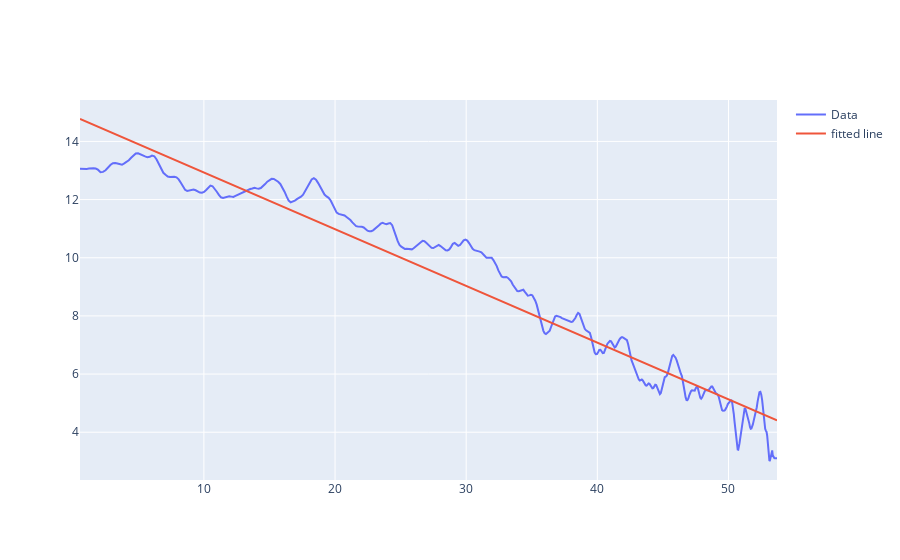

Here is the notebook cell this chart was saved with:
### Code cell
# Power vs temperature delta curve with the linear fit
fig = go.Figure()
fig.add_trace(go.Scatter(x=prw_vs_temp[0, :], y=prw_vs_temp[1, :], mode='lines', name='Data'))
fig.add_trace(go.Scatter(x=prw_vs_temp[0, :], y=fitted_line, mode='lines', name='fitted line'))
fig.show()

### Figure 1 — Plotly figure (JSON) as saved in the notebook; plotly's stock layout.template omitted (floating-point values rounded to 4 significant figures; data arrays with more than 128 entries replaced by an {"elided": "..."} marker saying what was removed)
{"data": [{"mode": "lines", "name": "Data", "type": "scatter", "x": {"elided": "479 float values"}, "y": {"elided": "479 float values"}}, {"mode": "lines", "name": "fitted line", "type": "scatter", "x": {"elided": "479 float values"}, "y": {"elided": "479 float values"}}], "layout": {}}
